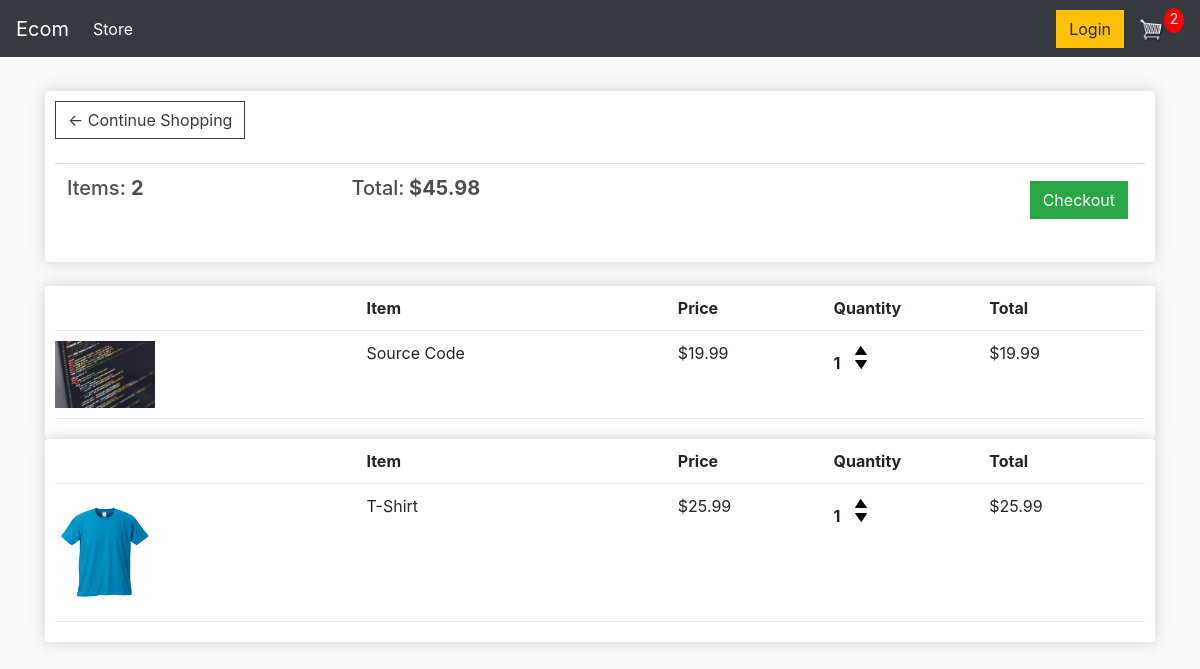
The app's page /cart/ (signed in) with its own data.
### store/models.py (models this page shows, shortened)
class Order(models.Model):
    customer = models.ForeignKey(Customer, on_delete=models.SET_NULL, blank=True, null=True)
    date_ordered = models.DateTimeField(auto_now_add=True)
    complete = models.BooleanField(default=False)
    transaction_id = models.CharField(max_length=55, null=True)
    @property
    def get_order_sum(self):
        items = self.orderitem_set.all()
        return sum([item.get_item_sum for item in items])
    @property
    def get_order_quantity(self):
        items = self.orderitem_set.all()
        return sum([item.quantity for item in items])

class OrderItem(models.Model):
    product = models.ForeignKey(Product, on_delete=models.SET_NULL, null=True, blank=True)
    order_id = models.ForeignKey(Order, on_delete=models.CASCADE)
    quantity = models.IntegerField(default=0, null=True, blank=True)
    date_added = models.DateTimeField(auto_now_add=True)
    @property
    def get_item_sum(self):
        return self.product.price * self.quantity

class Product(models.Model):
    name = models.CharField(max_length=55)
    price = models.FloatField()
    digital = models.BooleanField(default=False, null=True, blank=True)
    image = models.ImageField(blank=True, null=True)
    @property
    def get_image_url(self):
        try:
            return self.image.url
        except:
            return ""

### store/views.py (the view)
# urls.py: path('cart/', cart, name='cart'),
def cart(request):
    if request.user.is_authenticated:
        customer = request.user.customer
        order, created = Order.objects.get_or_create(customer=customer, complete=False)
        items = order.orderitem_set.all()
        cart_items = order.get_order_quantity
    else:
        items = []
        order = {"get_order_sum": 0, "get_order_quantity": 0}
        cart_items = order['get_order_quantity']
    context = {"items": items,
               "order": order,
               "cart_items": cart_items}
    return render(request, 'store/cart.html', context)

### templates/store/cart.html
{% extends 'store/main.html' %}
{% load static %}
{% block content %}
    <div class="row">
		<div class="col-lg-12">
			<div class="box-element">
				<a  class="btn btn-outline-dark" href="{% url 'store' %}">&#x2190; Continue Shopping</a>
				<br>
				<br>
				<table class="table">
					<tr>
						<th><h5>Items: <strong>{{ order.get_order_quantity }}</strong></h5></th>
						<th><h5>Total:<strong> ${{ order.get_order_sum|floatformat:2 }}</strong></h5></th>
						<th>
							<a  style="float:right; margin:5px;" class="btn btn-success" href="{% url 'checkout' %}">Checkout</a>
						</th>
					</tr>
				</table>
			</div>
			<br>
            {% for item in items %}
			<div class="box-element">
                <div class="cart-row">
					<div style="flex:2"></div>
					<div style="flex:2"><strong>Item</strong></div>
					<div style="flex:1"><strong>Price</strong></div>
					<div style="flex:1"><strong>Quantity</strong></div>
					<div style="flex:1"><strong>Total</strong></div>
				</div>
				<div class="cart-row">
					<div style="flex:2"><img class="row-image" src="{{ item.product.get_image_url }}"></div>
					<div style="flex:2"><p>{{ item.product.name }}</p></div>
					<div style="flex:1"><p>${{ item.product.price|floatformat:2 }}</p></div>
					<div style="flex:1">
						<p class="quantity">{{ item.quantity }}</p>
						<div class="quantity">
							<img class="chg-quantity update-cart" data-product={{ item.product.id }} data-action="add" src="{% static  'images/arrow-up.png' %}">
							<img class="chg-quantity update-cart" data-product={{ item.product.id }} data-action="remove" src="{% static  'images/arrow-down.png' %}">
						</div>
					</div>
					<div style="flex:1"><p>${{ item.get_item_sum }}</p></div>
				</div>
			</div>
            {% endfor %}
		</div>
	</div>
{% endblock %}

### templates/store/main.html (shortened to what this page needs)
{% load static %}
<!DOCTYPE html>
<html lang="en">
<head>
    <link rel="stylesheet" href="https://stackpath.bootstrapcdn.com/bootstrap/4.4.1/css/bootstrap.min.css"
>
    <link rel="stylesheet" type="text/css" href="{% static 'css/main.css' %}">
</head>
<body>
    <nav class="navbar navbar-expand-lg navbar-dark bg-dark">
        <a class="navbar-brand" href="{% url 'store' %}">Ecom</a>
        <div class="collapse navbar-collapse" id="navbarSupportedContent">
          <ul class="navbar-nav mr-auto">
            <li class="nav-item active">
              <a class="nav-link" href="{% url 'store' %}">Store</a>
            </li>
          </ul>
          <div class="form-inline my-2 my-lg-0">
	       	<a href="#" class="btn btn-warning">Login</a>
	     	<a href="{% url 'cart' %}">
	    		<img  id="cart-icon" src="{% static 'images/cart.png' %}">
	    	</a>
	    	<p id="cart-total">{{ cart_items }}</p>
	      </div>
        </div>
    </nav>
    <div class="container">
        <br>
        {% block content %}
        {% endblock content %}
    </div>
</body>
</html>

### static/css/main.css (style rules this page uses)
body { background-color: hsl(0, 0%, 98%); }
h1,h2,h3,h4,h5,h6 { color:hsl(0, 0%, 30%); }
.box-element { box-shadow:hsl(0, 0%, 80%) 0 0 16px; background-color: #fff; border-radius: 4px; padding: 10px; }
.bg-dark { background-color: #4f868c; }
#cart-icon { width:25px; display: inline-block; margin-left: 15px; }
#cart-total { display: block; text-align: center; color:#fff; background-color: red; width: 20px; height: 25px; border-radius: 50%; font-size: 14px; }
.col-lg-4, .col-lg-6, .col-lg-8, .col-lg-12 { margin-top: 10px; }
.btn { border-radius: 0; }
.row-image { width: 100px; }
.cart-row { display: flex; padding-bottom: 10px; margin-bottom: 10px; border-bottom: 1px solid #ececec; }
.quantity { display: inline-block; font-weight: 700; padding-right:10px; }
.chg-quantity { width: 12px; cursor: pointer; display: block; margin-top: 5px; transition:.1s; }

### records on screen
Order: get_order_quantity "2", get_order_sum "45.98"
OrderItem: product.get_image_url (picture), product.name "Source Code", product.price "19.99", quantity "1", get_item_sum "19.99"
OrderItem: product.get_image_url (picture), product.name "T-Shirt", product.price "25.99", quantity "1", get_item_sum "25.99"

### other values on screen
{{ cart_items }} "2"
